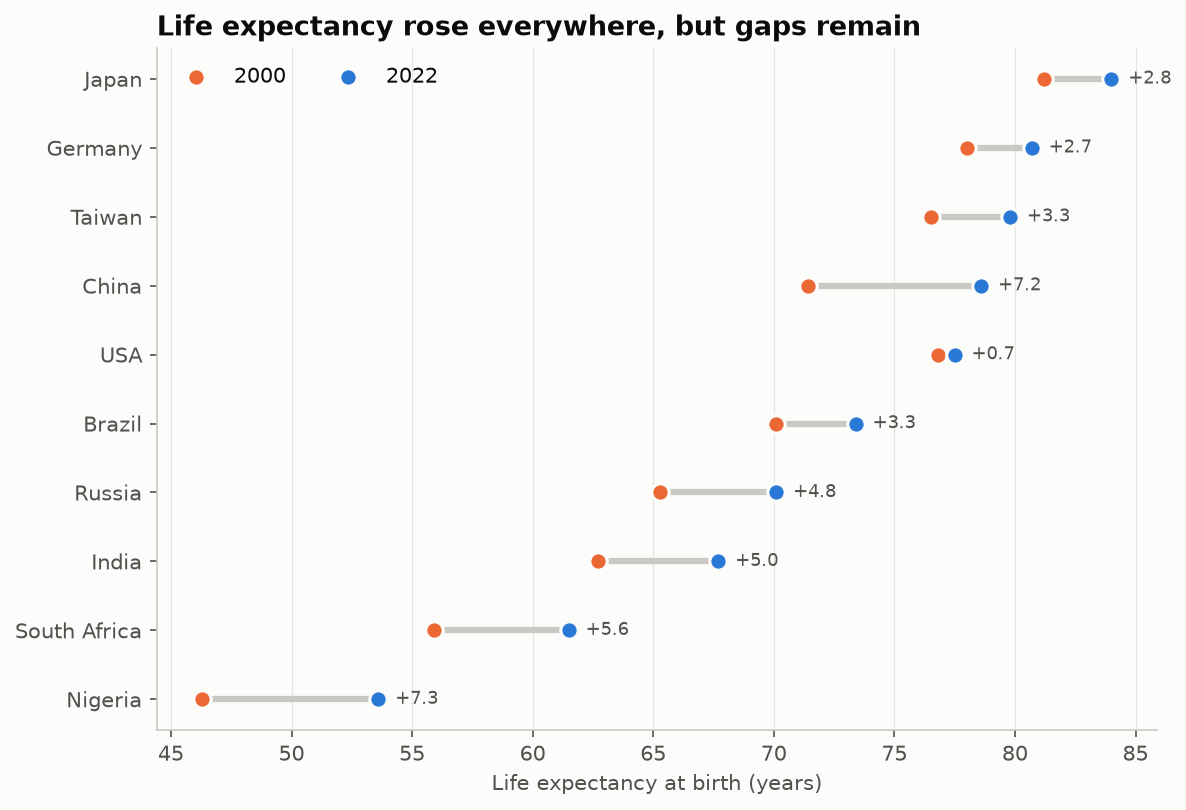

Source code (Python):
"""
Dumbbell Chart (connected dot plot)  -  family: Magnitude

DESIGN PURPOSE
Two dots per category joined by a line: before and after, or group A and group
B. The line's length shows the gap and its direction shows which value is
larger. It is far cleaner than paired bars.

WHEN TO USE
  - Compare two values per category (2015 vs. 2025, men vs. women, target vs.
    actual)
  - The size of the gap is the story
  - Values don't start at zero, so bars would be misleading

AVOID WHEN
  - There are more than two values per category (use a dot plot with several
    markers)

ALTERNATIVES
  - Grouped bar chart
  - Slope chart
  - Arrow chart

EXAMPLE
Life expectancy at birth in 2000 vs. 2022 for ten countries (approximate
values).

Run:  python dumbbell.py
      python dumbbell.py --real-data   (real dataset: plotly.express.data.gapminder() — Gapminder life expectancy, GDP and population 1952–2007, bundled with plotly)

The notebook also shows this chart built with: plotly.
"""
import sys
from pathlib import Path

import numpy as np
import pandas as pd
import matplotlib.pyplot as plt

# Library style: categorical colors in fixed order, recessive axes, hairline grid.
PALETTE = ["#2a78d6", "#eb6834", "#1baf7a", "#eda100",
           "#e87ba4", "#008300", "#6250d6", "#e34948"]
SEQ_CMAP = "Blues"      # sequential: one hue, light -> dark
DIV_CMAP = "RdBu_r"     # diverging: two opposite hues, neutral midpoint
GRAY = "#b8b7b1"        # de-emphasised marks
plt.rcParams.update({
    "figure.figsize": (8, 4.8), "figure.dpi": 110, "figure.facecolor": "#fcfcfb",
    "axes.facecolor": "#fcfcfb", "axes.edgecolor": "#c9c8c3", "axes.linewidth": 0.8,
    "axes.spines.top": False, "axes.spines.right": False,
    "axes.grid": True, "grid.color": "#e6e5e1", "grid.linewidth": 0.6, "axes.axisbelow": True,
    "axes.prop_cycle": plt.cycler(color=PALETTE),
    "axes.titlesize": 13, "axes.titleweight": "bold", "axes.titlelocation": "left",
    "axes.labelcolor": "#52514e", "xtick.color": "#52514e", "ytick.color": "#52514e",
    "text.color": "#0b0b0b", "font.size": 10, "lines.linewidth": 2,
    "legend.frameon": False,
})

# --- Example data ------------------------------------------------------------
df = pd.DataFrame({
    "country": ["Japan", "Taiwan", "Germany", "USA", "China", "Brazil",
                "India", "Russia", "South Africa", "Nigeria"],
    "y2000": [81.2, 76.5, 78.0, 76.8, 71.4, 70.1, 62.7, 65.3, 55.9, 46.3],
    "y2022": [84.0, 79.8, 80.7, 77.5, 78.6, 73.4, 67.7, 70.1, 61.5, 53.6],
})
start, end = "y2000", "y2022"
title = "Life expectancy rose everywhere, but gaps remain"
df["gain"] = df[end] - df[start]
df = df.sort_values(end).reset_index(drop=True)
df

REAL_DATA = "--real-data" in sys.argv
if REAL_DATA:  # plotly.express.data.gapminder() — Gapminder life expectancy, GDP and population 1952–2007, bundled with plotly
    import plotly.express as px
    countries = ["Japan", "Taiwan", "Germany", "United States", "China", "Brazil",
                 "India", "Bangladesh", "South Africa", "Zimbabwe"]
    gm = px.data.gapminder().query("year in [1982, 2007] and country in @countries")
    df = (gm.pivot(index="country", columns="year", values="lifeExp")
            .rename(columns=lambda yr: f"y{yr}").rename_axis(columns=None).reset_index())
    start, end = "y1982", "y2007"
    title = "Life expectancy 1982 → 2007: most gained, southern Africa fell back"
    df["gain"] = df[end] - df[start]
    df = df.sort_values(end).reset_index(drop=True)
    df

# --- Plot --------------------------------------------------------------------
fig, ax = plt.subplots(figsize=(8, 5.5))
ax.hlines(df.index, df[start], df[end], color="#c9c8c3", linewidth=3)
ax.scatter(df[start], df.index, color=PALETTE[1], s=70, zorder=3, label=start[1:],
           edgecolor="#fcfcfb", linewidth=1.5)
ax.scatter(df[end], df.index, color=PALETTE[0], s=70, zorder=3, label=end[1:],
           edgecolor="#fcfcfb", linewidth=1.5)
for i, r in df.iterrows():
    ax.text(max(r[start], r[end]) + 0.7, i, f"{r['gain']:+.1f}", va="center", fontsize=8.5, color="#52514e")
ax.set_yticks(df.index, df["country"])
ax.set_xlabel("Life expectancy at birth (years)")
ax.grid(axis="y", visible=False)
ax.legend(loc="upper left", ncol=2)
ax.set_title(title)
fig.tight_layout()

# --- Save / show -------------------------------------------------------------
out = Path(__file__).with_name(Path(__file__).stem + ("_real" if REAL_DATA else "") + ".png")
fig.savefig(out, dpi=150, bbox_inches="tight")
print(f"saved {out}")
if "--no-show" not in sys.argv:
    plt.show()
